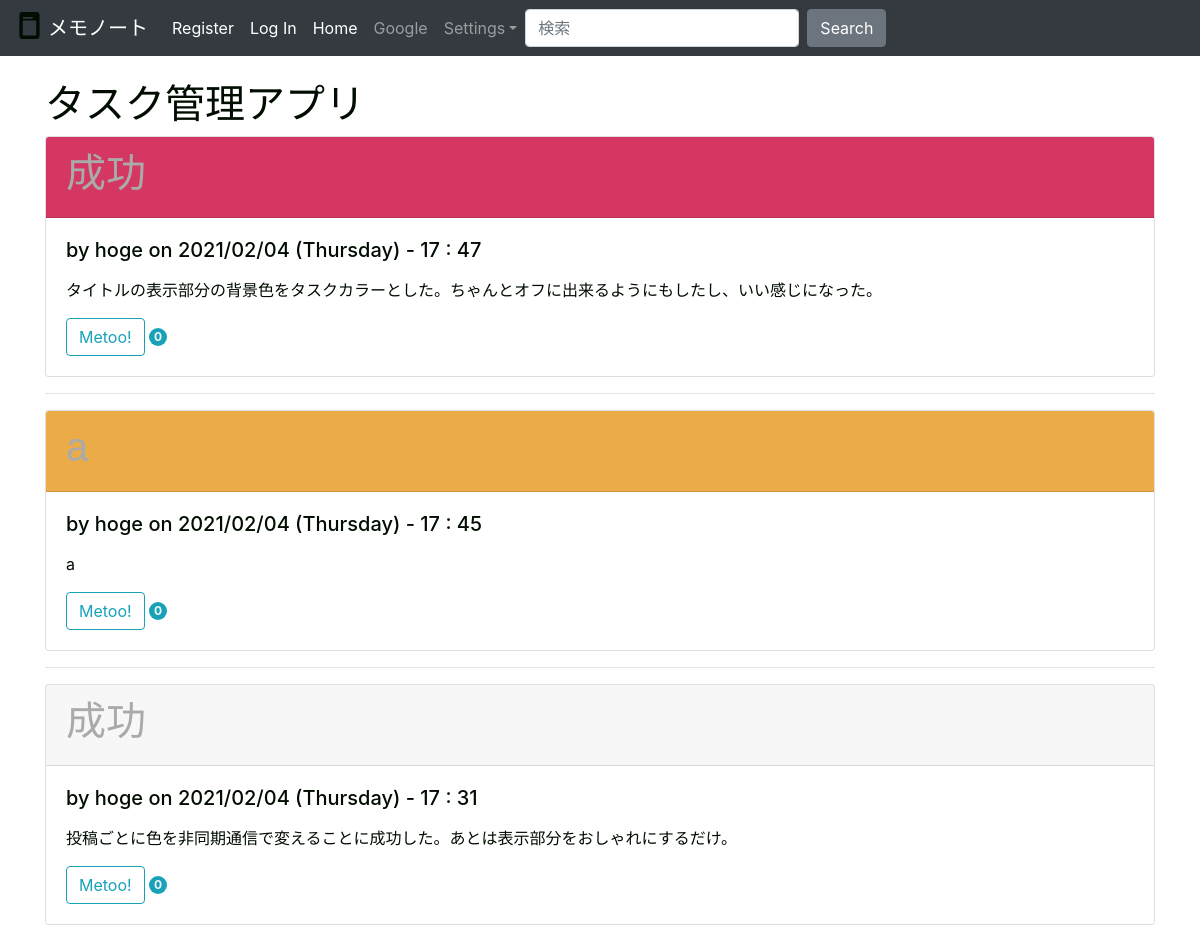
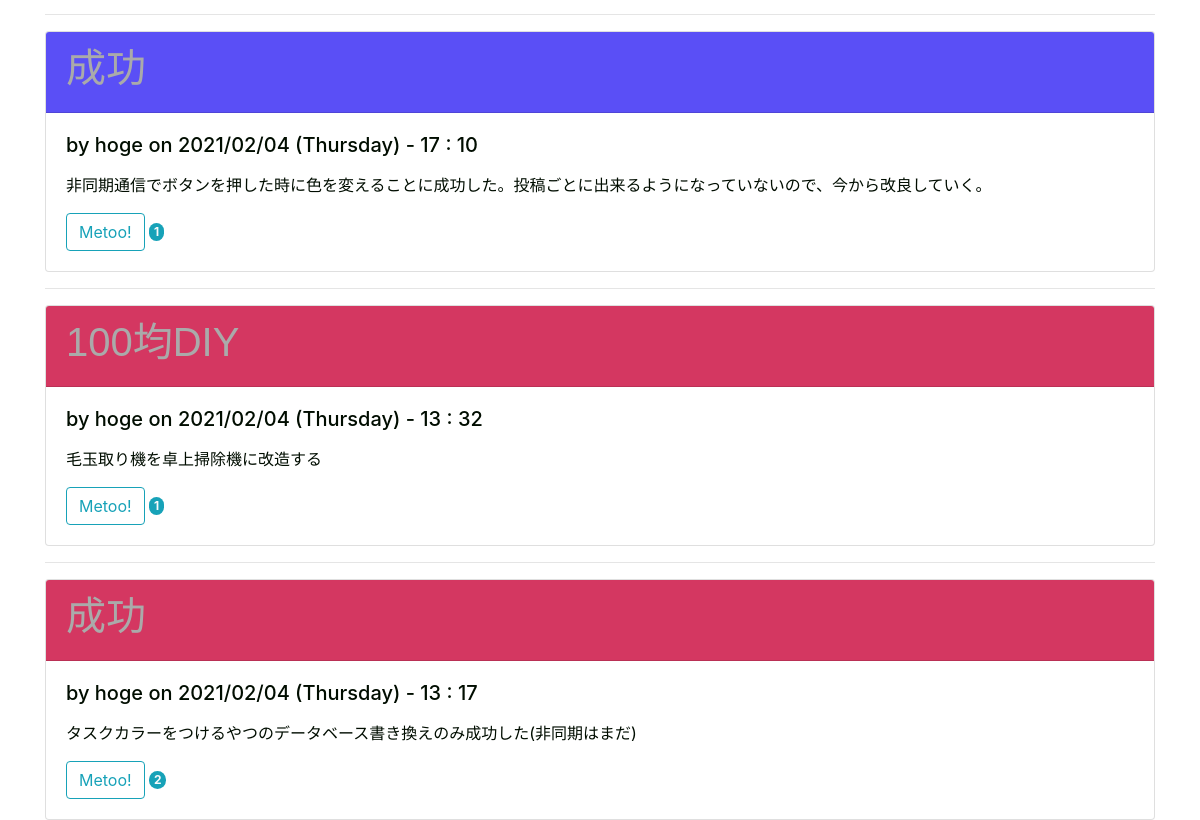
Before: / with the older database file (2 pictures, top to bottom).
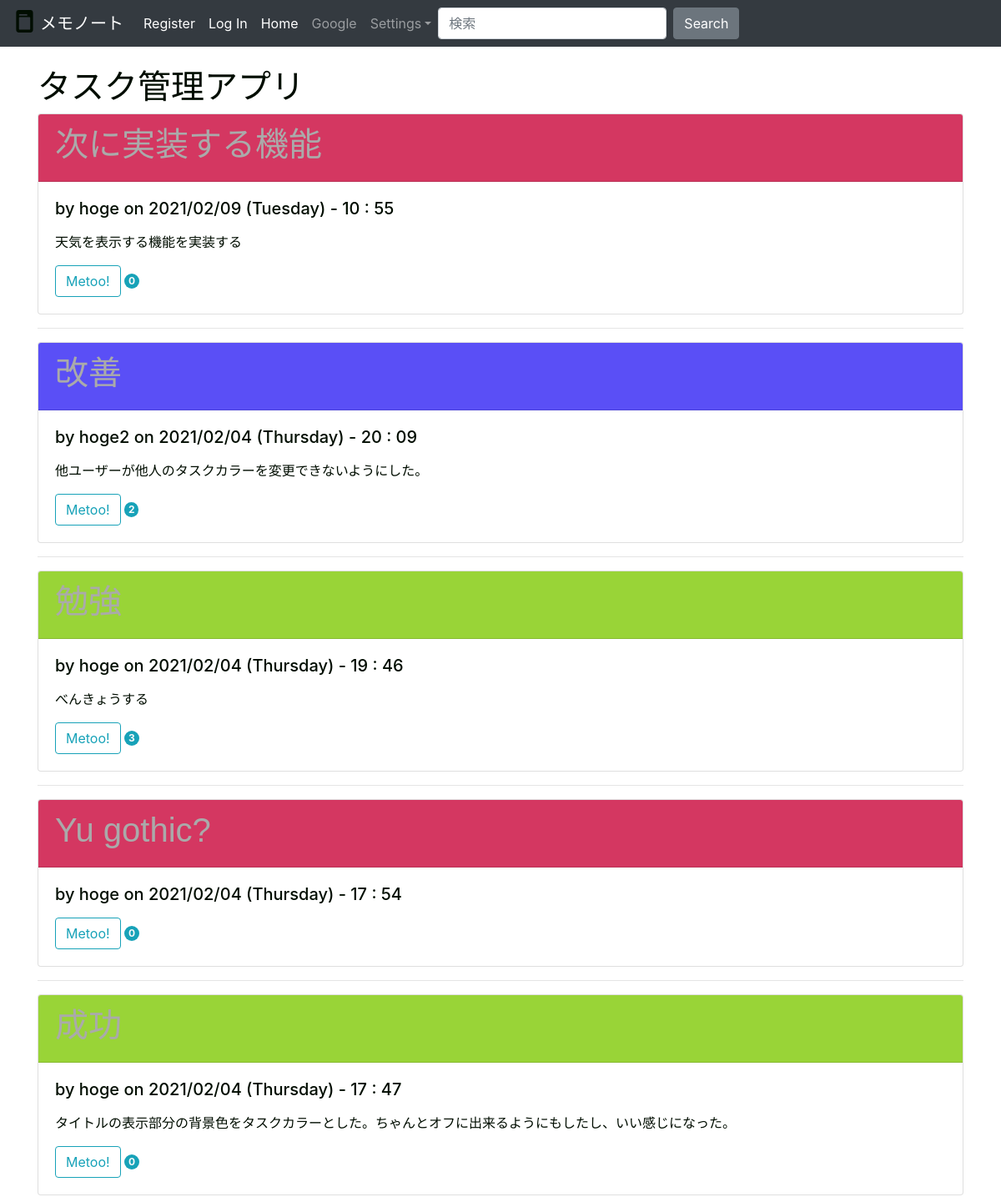
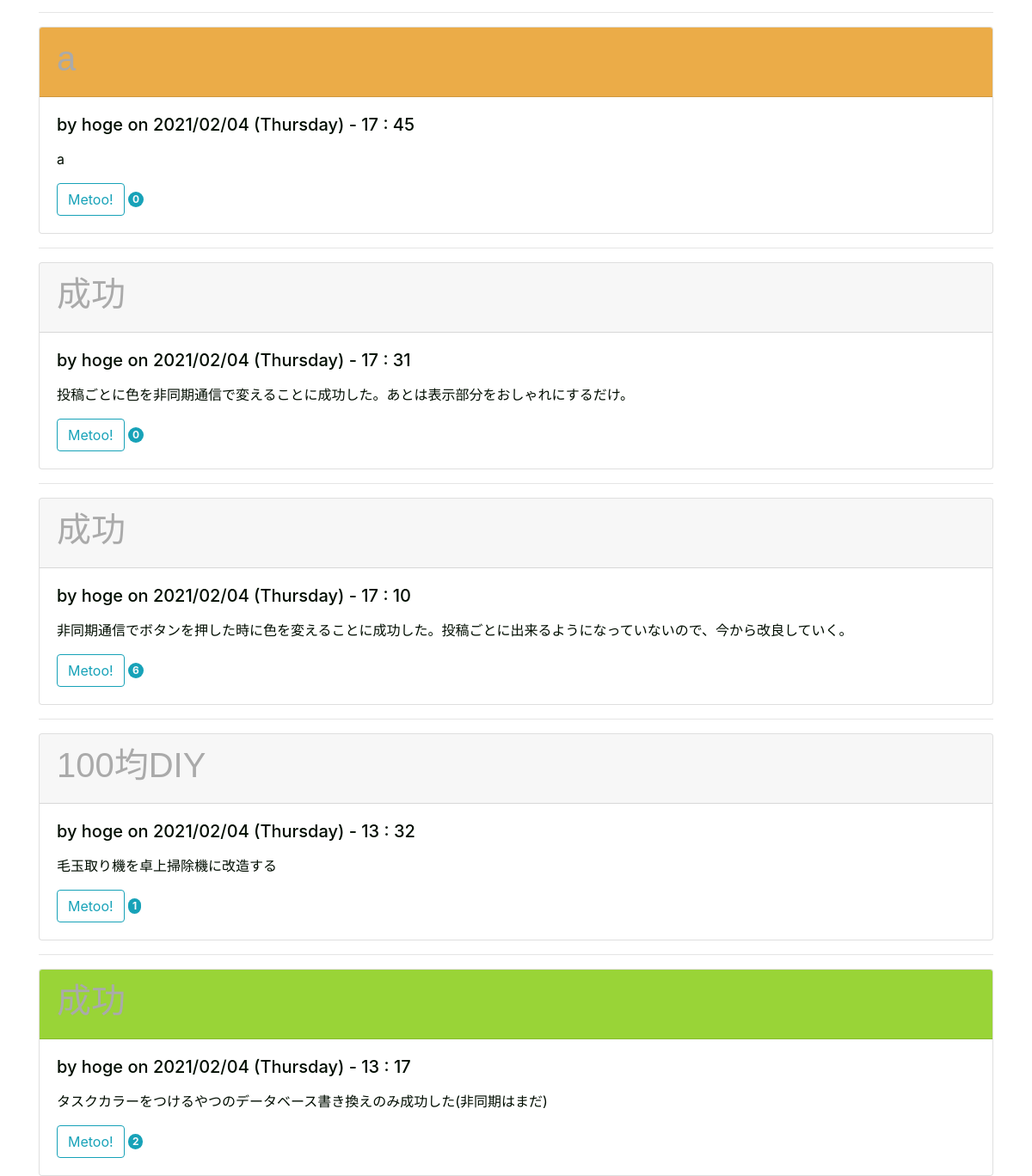
After: the same page with the newer database file (2 pictures, top to bottom).
### tables this page shows
CREATE TABLE post (
  id INTEGER PRIMARY KEY AUTOINCREMENT,/* 投稿のID */
  author_id INTEGER NOT NULL,
  created TIMESTAMP NOT NULL DEFAULT CURRENT_TIMESTAMP,
  title TEXT NOT NULL,
  body TEXT NOT NULL,
  nowtime TEXT,
  metoo INTEGER NOT NULL DEFAULT 0,
  task_color INTEGER NOT NULL DEFAULT 0,
  FOREIGN KEY (author_id) REFERENCES user (id)/*著者IDを外部キーとすることでユーザーIDを紐付け。*/
  
);

CREATE TABLE user (
  id INTEGER PRIMARY KEY AUTOINCREMENT,/*ユーザーIDをプライマリキーとして宣言*/
  username TEXT UNIQUE NOT NULL,
  token TEXT DEFAULT NULL,/*pushbulletのトークン*/
  password TEXT NOT NULL
);

### flaskr/blog.py (the view)
@bp.route('/')
def index():
    db = get_db()
    posts = db.execute(
        'SELECT p.id, title, body, created, author_id, username, nowtime, metoo,task_color'# ここでuserテーブルのidとpostテーブルのauthor_idをコピーしてる？
        ' FROM post p JOIN user u ON p.author_id = u.id'#投稿IDと著者IDを紐付け
        ' ORDER BY created DESC'#作られた順にソート
    ).fetchall()  # リスト化。schema.sql内のデータをセレクトしてpostsというリストに入れていく
    return render_template('blog/index.html', posts=posts)

### flaskr/auth.py (called while the page is built)
@bp.before_app_request
def load_logged_in_user():
    user_id = session.get('user_id')
    if user_id is None:
        g.user = None
    else:
        g.user = get_db().execute(
            'SELECT * FROM user WHERE id = ?', (user_id,)
        ).fetchone()

### flaskr/db.py (called while the page is built)
def get_db():#こいつがデータベースにつなぐやつ
    if 'db' not in g:
        g.db = sqlite3.connect(
            current_app.config['DATABASE'],
            detect_types=sqlite3.PARSE_DECLTYPES
        )
        g.db.row_factory = sqlite3.Row#データベースにカラム(列名)でアクセスできるようにしている
    return g.db

### flaskr/templates/blog/index.html (shortened to what this page needs)
{% extends 'base.html' %}
{% block header %}
  <h1>{% block title %}タスク管理アプリ{% endblock %}</h1>
{% endblock %}
{% block content %}
  {% for post in posts %}
    <div class="card">
      <div class="card-header task-color{{post['task_color']}}" id="color-disp-color{{post['id']}}">
        <h1>{{ post['title'] }}{{dates}}</h1>
      </div>
      <div class="card-body">
        <h5 class="card-title">
          <div class="about">by {{ post['username'] }} on {{post['nowtime']}}<h1></h1>
          </div>
        </h5>
        <p class="card-text">
          <p class="body">{{ post['body'] }}</p>
        </p>
          <div class="card-metoo">
              <input type="button" class= "btn btn-outline-info" value='Metoo!' id="{{post['id']}}" onclick="post_metoo(this)">
                <span id="metoo{{post['id']}}" class="badge rounded-pill bg-info text-light">{{ post['metoo'] }}</span>
          </div>
      </div>
    </div>
    {% if not loop.last %}
      <hr>
    {% endif %}
  {% endfor %}
{% endblock %}

### flaskr/templates/base.html (shortened to what this page needs)
<!doctype html>
<html lang="ja">
  <head>
    <link rel="stylesheet" href="https://stackpath.bootstrapcdn.com/bootstrap/4.4.1/css/bootstrap.min.css">
  </head>
<link rel="stylesheet" href="{{ url_for('static', filename='starter-template.css') }}">
<nav class="navbar navbar-expand-md navbar-dark bg-dark fixed-top">
  <a class="navbar-brand" href="http://127.0.0.1:5000/">メモノート</a>
  <div class="collapse navbar-collapse" id="navbarsExampleDefault">
    <ul class="navbar-nav mr-auto">
      {% if g.user %}
        <li class="nav-item active"><span>{{ g.user['username'] }}</span>
        <li class="nav-item active"><a class="nav-link" href="{{ url_for('auth.logout') }}">Log Out</a>
      {% else %}
        <li class="nav-item active"><a class="nav-link" href="{{ url_for('auth.register') }}">Register</a>
        <li class="nab-item active"><a class="nav-link" href="{{ url_for('auth.login') }}">Log In</a>
      {% endif %}
      <li class="nav-item active">
        <a class="nav-link" href="http://127.0.0.1:5000/">Home <span class="sr-only">(current)</span></a>
      </li>
      <li class="nav-item">
        <a class="nav-link" href="https://google.com">Google</a>
      </li>
      <li class="nav-item dropdown">
        <a class="nav-link dropdown-toggle" href="#" id="dropdown01" data-toggle="dropdown" aria-haspopup="true" aria-expanded="false">Settings</a>
      </li>
      <form class="form-inline my-2 my-lg-0">
        <input class="form-control mr-sm-2" type="text" placeholder="検索" aria-label="Search">
        <button class="btn btn-secondary my-2 my-sm-0" type="submit">Search</button>
      </form>
    </ul>
  </div>
</nav>
<main role="main" class="container">
  <header>
    {% block header %}{% endblock %}
  </header>
  {% block content %}{% endblock %}
</main>
</html>

### flaskr/static/starter-template.css (style rules this page uses)
.navbar-brand { color: red; }
.card-header { color: #aaaaaa; font-family: "游ゴシック体", YuGothic, "游ゴシック Medium", "Yu Gothic Medium", "游ゴシック", "Yu Gothic", sans-serif; }
.task-color1 { background-color:#D43761; }
.task-color2 { background-color: #EBAC48; }
.task-color3 { background-color: #5A4FF6; }
.task-color4 { background-color: #99D437; }

Changed rows visible on the page:
added post: title "次に実装する機能", username "hoge", nowtime "2021/02/09 (Tuesday) - 10 : 55", body "天気を表示する機能を実装する", metoo "0"
added post: title "改善", username "hoge2", nowtime "2021/02/04 (Thursday) - 20 : 09", body "他ユーザーが他人のタスクカラーを変更できないようにした。", metoo "2", task_color 3 (drawn)
added post: username "hoge", nowtime "2021/02/04 (Thursday) - 19 : 46", body "べんきょうする", metoo "3", task_color 4 (drawn)
added post: title "Yu gothic?", username "hoge", nowtime "2021/02/04 (Thursday) - 17 : 54", metoo "0"
changed post "2021/02/04 (Thursday) - 17 : 47": task_color 1 → 4 (drawn); title "成功" → (not shown)
changed post "2021/02/04 (Thursday) - 17 : 10": task_color 3 → 0 (drawn); metoo "1" → "6"
changed post "100均DIY": task_color 1 → 0 (drawn)
changed post "2021/02/04 (Thursday) - 13 : 17": task_color 1 → 4 (drawn); title "成功" → (not shown)
